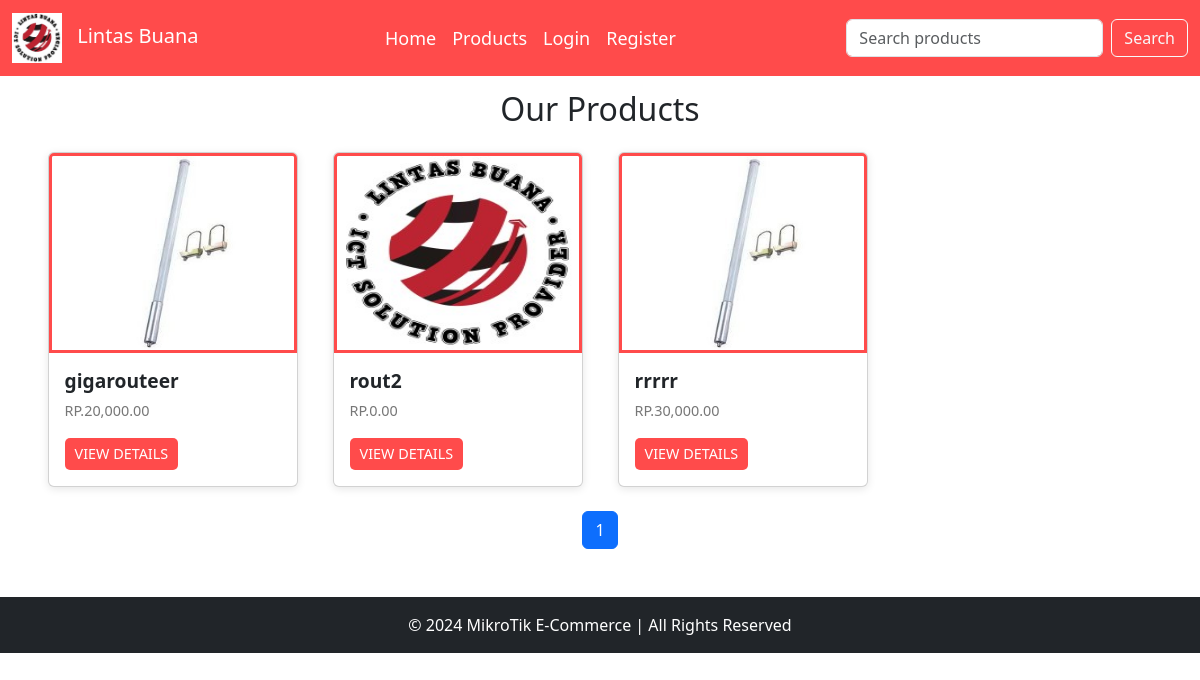
Page /cust/products.php on the earlier database version.
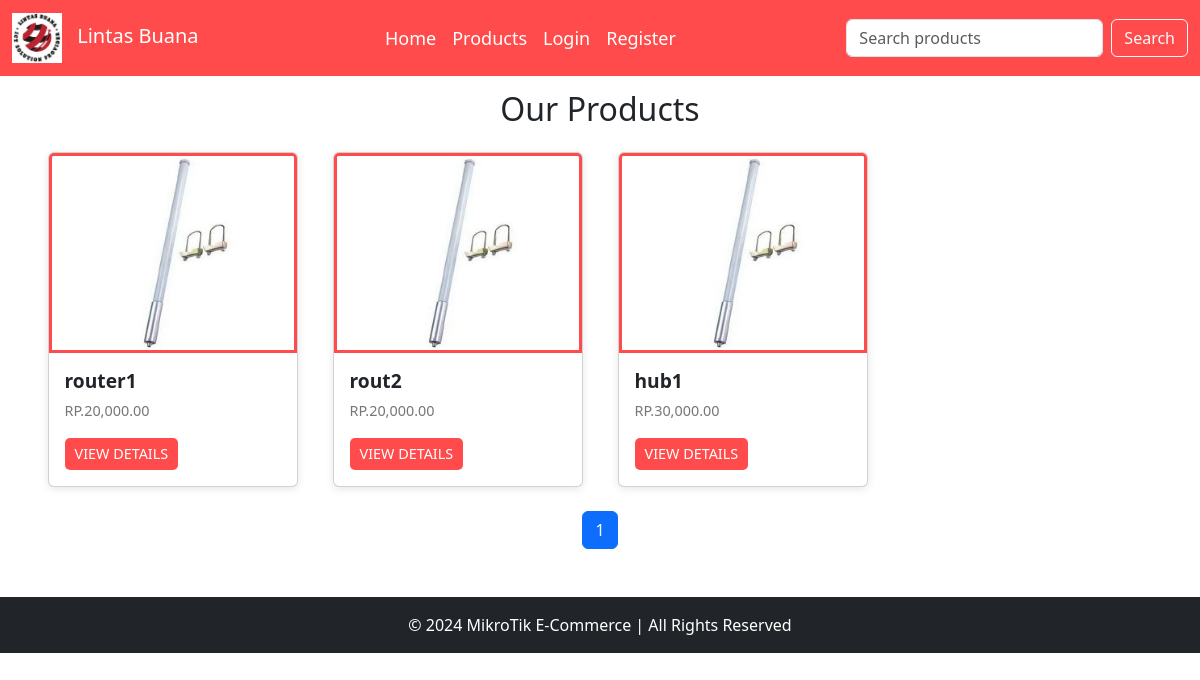
Same page on the later database version.
### tables this page shows
CREATE TABLE `product` (
  `product_id` int(11) NOT NULL,
  `product_name` varchar(100) NOT NULL,
  `product_price` decimal(10,2) NOT NULL,
  `product_description` text DEFAULT NULL,
  `category_id` int(11) DEFAULT NULL,
  `product_image` varchar(255) NOT NULL,
  `product_stock` int(11) DEFAULT NULL
);

### cust/products.php (the view, shortened to what the changed rows need)
<?php
$productsPerPage = 8;
$searchQuery = isset($_GET['search']) ? $_GET['search'] : '';
$page = isset($_GET['page']) ? $_GET['page'] : 1;
$startFrom = ($page - 1) * $productsPerPage;
?>
<!DOCTYPE html>
<html lang="en">
<head>
    <link href="style.css" rel="stylesheet">
    <link href="https://cdn.jsdelivr.net/npm/bootstrap@5.3.0-alpha1/dist/css/bootstrap.min.css" rel="stylesheet">
</head>
<body>
    <section id="products" class="container my-5">
        <h2 class="text-center mb-4">Our Products</h2>
        <div class="row row-cols-1 row-cols-sm-2 row-cols-md-3 row-cols-lg-4 g-4">
            <?php
            include 'config.php';
            if ($searchQuery != '') {
                $query = "SELECT product_id, product_name, product_price, product_image FROM product WHERE product_name LIKE '%$searchQuery%' LIMIT $startFrom, $productsPerPage";
            } else {
                $query = "SELECT product_id, product_name, product_price, product_image FROM product LIMIT $startFrom, $productsPerPage";
            }
            $result = mysqli_query($conn, $query);
            if (mysqli_num_rows($result) > 0) {
                while ($row = mysqli_fetch_assoc($result)) {
                    $productId = $row['product_id'];
                    $productName = $row['product_name'];
                    $productPrice = $row['product_price'];
                    $productImage = $row['product_image'];
                    echo '
                    <div class="col">
                        <div class="card h-100">
                            <img src="' . $productImage . '" class="card-img-top" alt="' . $productName . '" style="height: 200px; object-fit: fill;">
                            <div class="card-body">
                                <h5 class="card-title">' . $productName . '</h5>
                                <p class="card-text">RP.' . number_format($productPrice, 2) . '</p>
                                <a href="productDetails.php?id=' . $productId . '" class="btn btn-primary">View Details</a>
                            </div>
                        </div>
                    </div>';
                }
            } else {
                echo '<p class="text-center">No products found.</p>';
            }
            ?>
        </div>
    </section>
</body>
</html>

Differences in the rows shown:
changed product: product_name "gigarouteer" → "router1"
changed product "rout2": product_image: a different picture; product_price "0.00" → "20,000.00"
changed product: product_name "rrrrr" → "hub1"
